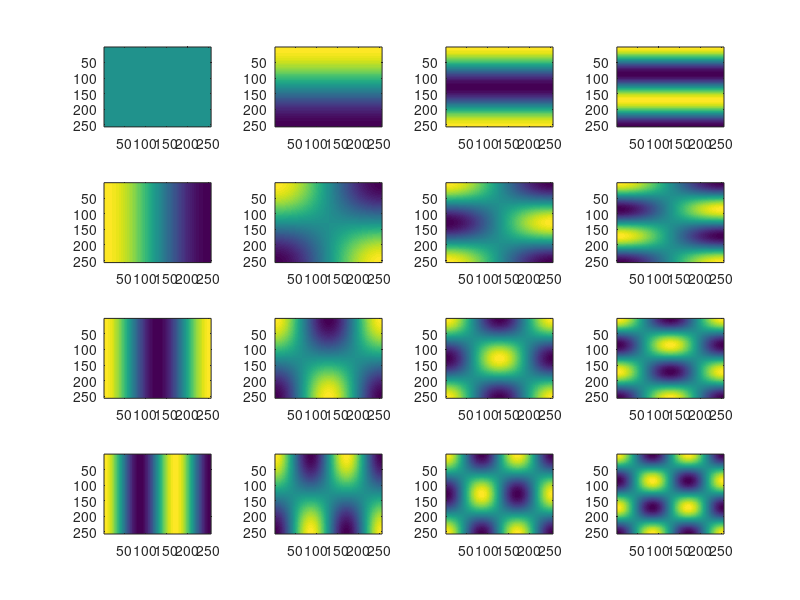

MATLAB code to generate this figure:
width = 4;
height = 4;

function retval = mat16x16(x,y,val)
    retval = zeros(256,256);
    retval(x,y) = 1;
    retval = idct2(retval);
endfunction


for y = 1:4
    for x = 1:4
        pos = 4*(y-1)+x;
        subplot(height,width,pos)
        imagesc(mat16x16(x,y,1))
    endfor
endfor

